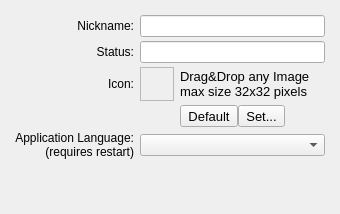
     <widget class="QWidget" name="tab_general">
      <attribute name="title">
       <string>General</string>
      </attribute>
      <layout class="QHBoxLayout">
       <item>
        <layout class="QGridLayout">
         <property name="horizontalSpacing">
          <number>6</number>
         </property>
         <property name="verticalSpacing">
          <number>4</number>
         </property>
         <property name="margin">
          <number>4</number>
         </property>
         <item row="0" column="0">
          <widget class="QLabel" name="label">
           <property name="sizePolicy">
            <sizepolicy hsizetype="Preferred" vsizetype="Preferred">
             <horstretch>1</horstretch>
             <verstretch>0</verstretch>
            </sizepolicy>
           </property>
           <property name="text">
            <string>Nickname:</string>
           </property>
           <property name="alignment">
            <set>Qt::AlignRight|Qt::AlignTrailing|Qt::AlignVCenter</set>
           </property>
           <property name="buddy">
            <cstring>fNickname</cstring>
           </property>
          </widget>
         </item>
         <item row="0" column="1" colspan="2">
          <widget class="QLineEdit" name="fNickname">
           <property name="sizePolicy">
            <sizepolicy hsizetype="Expanding" vsizetype="Fixed">
             <horstretch>4</horstretch>
             <verstretch>0</verstretch>
            </sizepolicy>
           </property>
          </widget>
         </item>
         <item row="1" column="0">
          <widget class="QLabel" name="label_2">
           <property name="sizePolicy">
            <sizepolicy hsizetype="Preferred" vsizetype="Preferred">
             <horstretch>1</horstretch>
             <verstretch>0</verstretch>
            </sizepolicy>
           </property>
           <property name="text">
            <string>Status:</string>
           </property>
           <property name="alignment">
            <set>Qt::AlignRight|Qt::AlignTrailing|Qt::AlignVCenter</set>
           </property>
           <property name="buddy">
            <cstring>fStatus</cstring>
           </property>
          </widget>
         </item>
         <item row="1" column="1" colspan="2">
          <widget class="QLineEdit" name="fStatus">
           <property name="sizePolicy">
            <sizepolicy hsizetype="Expanding" vsizetype="Fixed">
             <horstretch>4</horstretch>
             <verstretch>0</verstretch>
            </sizepolicy>
           </property>
          </widget>
         </item>
         <item row="2" column="0">
          <widget class="QLabel" name="label_3">
           <property name="sizePolicy">
            <sizepolicy hsizetype="Preferred" vsizetype="Preferred">
             <horstretch>1</horstretch>
             <verstretch>0</verstretch>
            </sizepolicy>
           </property>
           <property name="text">
            <string>Icon:</string>
           </property>
           <property name="alignment">
            <set>Qt::AlignRight|Qt::AlignTrailing|Qt::AlignVCenter</set>
           </property>
          </widget>
         </item>
         <item row="2" column="1">
          <widget class="QLabel" name="fIcon">
           <property name="sizePolicy">
            <sizepolicy hsizetype="Fixed" vsizetype="Fixed">
             <horstretch>0</horstretch>
             <verstretch>0</verstretch>
            </sizepolicy>
           </property>
           <property name="minimumSize">
            <size>
             <width>34</width>
             <height>34</height>
            </size>
           </property>
           <property name="maximumSize">
            <size>
             <width>34</width>
             <height>34</height>
            </size>
           </property>
           <property name="frameShape">
            <enum>QFrame::StyledPanel</enum>
           </property>
           <property name="frameShadow">
            <enum>QFrame::Sunken</enum>
           </property>
           <property name="text">
            <string/>
           </property>
           <property name="pixmap">
            <pixmap/>
           </property>
          </widget>
         </item>
         <item row="2" column="2">
          <widget class="QLabel" name="label_7">
           <property name="font">
            <font>
             <pointsize>10</pointsize>
            </font>
           </property>
           <property name="text">
            <string>Drag&amp;Drop any Image
max size 32x32 pixels</string>
           </property>
          </widget>
         </item>
         <item row="3" column="2">
          <layout class="QHBoxLayout">
           <item>
            <widget class="QToolButton" name="btnGeneralDefaultIcon">
             <property name="font">
              <font>
               <pointsize>10</pointsize>
              </font>
             </property>
             <property name="text">
              <string>Default</string>
             </property>
            </widget>
           </item>
           <item>
            <widget class="QToolButton" name="btnGeneralSetIcon">
             <property name="font">
              <font>
               <pointsize>10</pointsize>
              </font>
             </property>
             <property name="text">
              <string>Set...</string>
             </property>
            </widget>
           </item>
           <item>
            <spacer>
             <property name="orientation">
              <enum>Qt::Horizontal</enum>
             </property>
             <property name="sizeHint" stdset="0">
              <size>
               <width>40</width>
               <height>20</height>
              </size>
             </property>
            </spacer>
           </item>
          </layout>
         </item>
         <item row="4" column="1" colspan="2">
          <widget class="QComboBox" name="fLanguage"/>
         </item>
         <item row="4" column="0">
          <widget class="QLabel" name="label_28">
           <property name="text">
            <string>Application Language:
(requires restart)</string>
           </property>
           <property name="alignment">
            <set>Qt::AlignRight|Qt::AlignTrailing|Qt::AlignVCenter</set>
           </property>
          </widget>
         </item>
         <item row="5" column="1">
          <spacer>
           <property name="orientation">
            <enum>Qt::Vertical</enum>
           </property>
           <property name="sizeHint" stdset="0">
            <size>
             <width>20</width>
             <height>40</height>
            </size>
           </property>
          </spacer>
         </item>
        </layout>
       </item>
      </layout>
     </widget>
